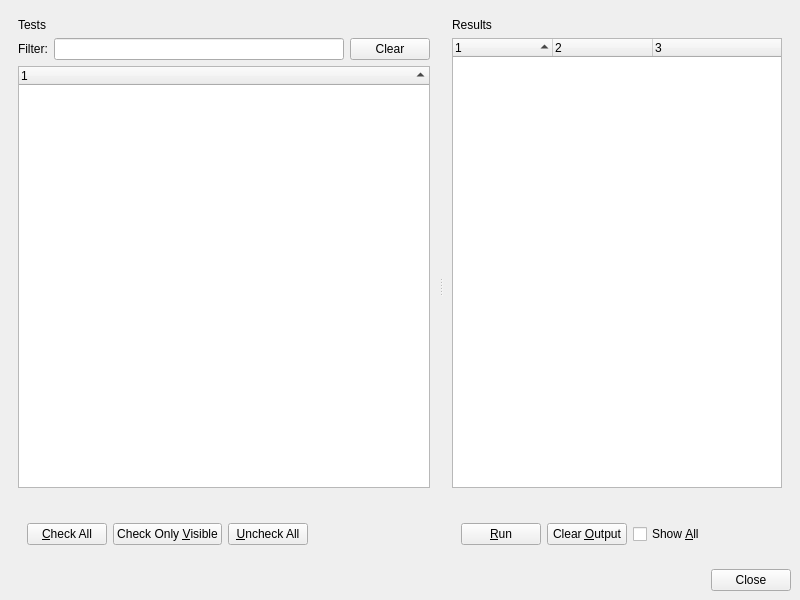
<?xml version="1.0" encoding="UTF-8"?>
<ui version="4.0">
 <class>TestWindow</class>
 <widget class="QWidget" name="TestWindow">
  <property name="geometry">
   <rect>
    <x>0</x>
    <y>0</y>
    <width>800</width>
    <height>600</height>
   </rect>
  </property>
  <property name="windowTitle">
   <string>Tests</string>
  </property>
  <property name="locale">
   <locale language="English" country="UnitedStates"/>
  </property>
  <layout class="QGridLayout" name="gridLayout_2">
   <item row="0" column="0">
    <layout class="QGridLayout" name="test_window_contents">
     <item row="0" column="0">
      <widget class="QSplitter" name="splitter">
       <property name="orientation">
        <enum>Qt::Horizontal</enum>
       </property>
       <widget class="QWidget" name="tests_contents">
        <layout class="QVBoxLayout" name="layout_tests_contents">
         <item>
          <widget class="QLabel" name="label_tests">
           <property name="text">
            <string>Tests</string>
           </property>
          </widget>
         </item>
         <item>
          <layout class="QHBoxLayout" name="layout_filter">
           <property name="topMargin">
            <number>0</number>
           </property>
           <item>
            <widget class="QLabel" name="label_filter">
             <property name="text">
              <string>Filter:</string>
             </property>
            </widget>
           </item>
           <item>
            <widget class="QLineEdit" name="lineedit_filter"/>
           </item>
           <item>
            <widget class="QPushButton" name="pushbutton_clear_filter">
             <property name="text">
              <string>Clear</string>
             </property>
            </widget>
           </item>
          </layout>
         </item>
         <item>
          <widget class="QTreeWidget" name="treewidget_tests">
           <property name="sortingEnabled">
            <bool>true</bool>
           </property>
           <property name="allColumnsShowFocus">
            <bool>true</bool>
           </property>
           <attribute name="headerVisible">
            <bool>true</bool>
           </attribute>
           <column>
            <property name="text">
             <string notr="true">1</string>
            </property>
           </column>
          </widget>
         </item>
         <item>
          <widget class="QLabel" name="label_checked_tests">
           <property name="sizePolicy">
            <sizepolicy hsizetype="MinimumExpanding" vsizetype="Preferred">
             <horstretch>0</horstretch>
             <verstretch>0</verstretch>
            </sizepolicy>
           </property>
           <property name="minimumSize">
            <size>
             <width>400</width>
             <height>0</height>
            </size>
           </property>
           <property name="text">
            <string/>
           </property>
           <property name="textFormat">
            <enum>Qt::RichText</enum>
           </property>
          </widget>
         </item>
         <item>
          <widget class="QFrame" name="frame_tests">
           <property name="enabled">
            <bool>true</bool>
           </property>
           <property name="sizePolicy">
            <sizepolicy hsizetype="Expanding" vsizetype="Preferred">
             <horstretch>0</horstretch>
             <verstretch>0</verstretch>
            </sizepolicy>
           </property>
           <property name="styleSheet">
            <string>QFrame
{
	border: 0px;
}
</string>
           </property>
           <layout class="QHBoxLayout" name="horizontalLayout_4">
            <item>
             <widget class="QPushButton" name="pushbutton_check_all">
              <property name="sizePolicy">
               <sizepolicy hsizetype="Fixed" vsizetype="Fixed">
                <horstretch>0</horstretch>
                <verstretch>0</verstretch>
               </sizepolicy>
              </property>
              <property name="text">
               <string>&amp;Check All</string>
              </property>
             </widget>
            </item>
            <item>
             <widget class="QPushButton" name="pushbutton_check_only_visible">
              <property name="text">
               <string>Check Only &amp;Visible</string>
              </property>
             </widget>
            </item>
            <item>
             <widget class="QPushButton" name="pushbutton_uncheck_all">
              <property name="sizePolicy">
               <sizepolicy hsizetype="Fixed" vsizetype="Fixed">
                <horstretch>0</horstretch>
                <verstretch>0</verstretch>
               </sizepolicy>
              </property>
              <property name="text">
               <string>&amp;Uncheck All</string>
              </property>
             </widget>
            </item>
            <item>
             <spacer name="horizontalspacer_tests">
              <property name="orientation">
               <enum>Qt::Horizontal</enum>
              </property>
              <property name="sizeHint" stdset="0">
               <size>
                <width>0</width>
                <height>0</height>
               </size>
              </property>
             </spacer>
            </item>
           </layout>
          </widget>
         </item>
        </layout>
       </widget>
       <widget class="QWidget" name="output_contents">
        <layout class="QVBoxLayout" name="layout_output_contents">
         <item>
          <widget class="QLabel" name="label_results">
           <property name="text">
            <string>Results</string>
           </property>
          </widget>
         </item>
         <item>
          <widget class="QTreeWidget" name="treewidget_output">
           <property name="sortingEnabled">
            <bool>true</bool>
           </property>
           <property name="allColumnsShowFocus">
            <bool>true</bool>
           </property>
           <property name="columnCount">
            <number>3</number>
           </property>
           <attribute name="headerDefaultSectionSize">
            <number>100</number>
           </attribute>
           <attribute name="headerHighlightSections">
            <bool>false</bool>
           </attribute>
           <attribute name="headerShowSortIndicator" stdset="0">
            <bool>true</bool>
           </attribute>
           <column>
            <property name="text">
             <string notr="true">1</string>
            </property>
           </column>
           <column>
            <property name="text">
             <string notr="true">2</string>
            </property>
           </column>
           <column>
            <property name="text">
             <string notr="true">3</string>
            </property>
           </column>
          </widget>
         </item>
         <item>
          <widget class="QLabel" name="label_tests_results">
           <property name="sizePolicy">
            <sizepolicy hsizetype="MinimumExpanding" vsizetype="Preferred">
             <horstretch>0</horstretch>
             <verstretch>0</verstretch>
            </sizepolicy>
           </property>
           <property name="minimumSize">
            <size>
             <width>320</width>
             <height>0</height>
            </size>
           </property>
           <property name="text">
            <string/>
           </property>
           <property name="textFormat">
            <enum>Qt::RichText</enum>
           </property>
          </widget>
         </item>
         <item>
          <widget class="QFrame" name="frame_output">
           <property name="sizePolicy">
            <sizepolicy hsizetype="Expanding" vsizetype="Preferred">
             <horstretch>0</horstretch>
             <verstretch>0</verstretch>
            </sizepolicy>
           </property>
           <property name="styleSheet">
            <string>QFrame
{
	border: 0px;
}
</string>
           </property>
           <layout class="QHBoxLayout" name="horizontalLayout_3">
            <item>
             <widget class="QPushButton" name="pushbutton_run">
              <property name="sizePolicy">
               <sizepolicy hsizetype="Fixed" vsizetype="Fixed">
                <horstretch>0</horstretch>
                <verstretch>0</verstretch>
               </sizepolicy>
              </property>
              <property name="text">
               <string>&amp;Run</string>
              </property>
             </widget>
            </item>
            <item>
             <widget class="QPushButton" name="pushbutton_clear">
              <property name="sizePolicy">
               <sizepolicy hsizetype="Fixed" vsizetype="Fixed">
                <horstretch>0</horstretch>
                <verstretch>0</verstretch>
               </sizepolicy>
              </property>
              <property name="text">
               <string>Clear &amp;Output</string>
              </property>
             </widget>
            </item>
            <item>
             <widget class="QCheckBox" name="checkbox_show_all">
              <property name="text">
               <string>Show &amp;All</string>
              </property>
             </widget>
            </item>
            <item>
             <spacer name="horizontalspacer_output">
              <property name="orientation">
               <enum>Qt::Horizontal</enum>
              </property>
              <property name="sizeHint" stdset="0">
               <size>
                <width>0</width>
                <height>0</height>
               </size>
              </property>
             </spacer>
            </item>
           </layout>
          </widget>
         </item>
        </layout>
       </widget>
      </widget>
     </item>
     <item row="4" column="0">
      <widget class="QDialogButtonBox" name="buttonbox">
       <property name="orientation">
        <enum>Qt::Horizontal</enum>
       </property>
       <property name="standardButtons">
        <set>QDialogButtonBox::Close</set>
       </property>
      </widget>
     </item>
    </layout>
   </item>
  </layout>
 </widget>
 <layoutdefault spacing="6" margin="9"/>
 <resources/>
 <connections/>
</ui>
